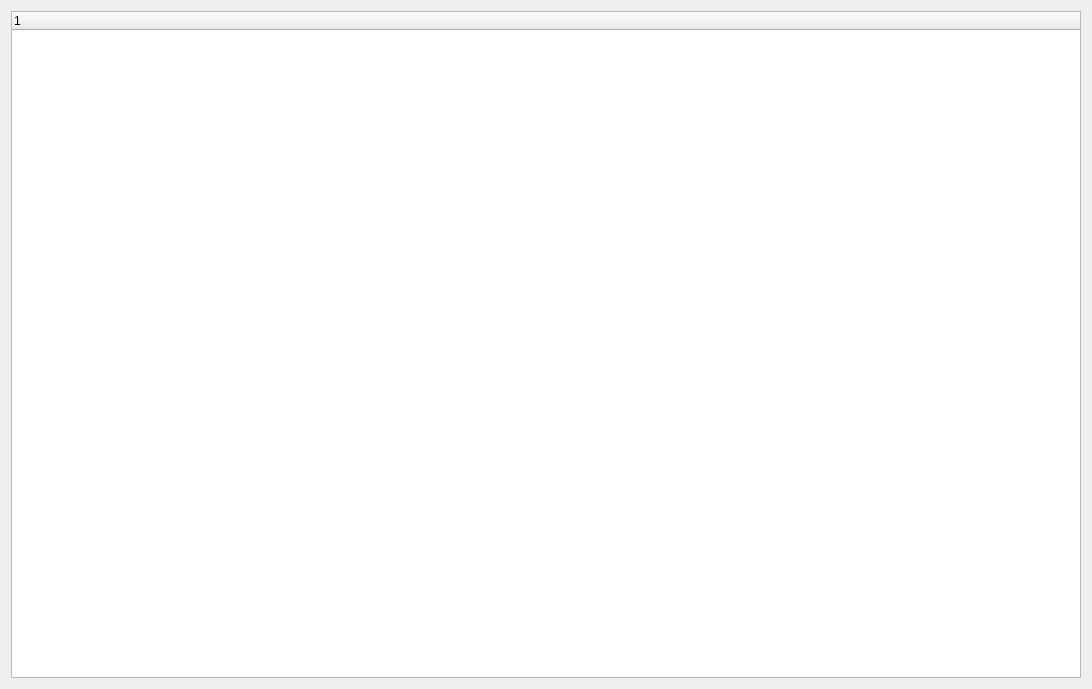
<?xml version="1.0" encoding="UTF-8"?>
<ui version="4.0">
 <class>DataReader</class>
 <widget class="QDialog" name="DataReader">
  <property name="geometry">
   <rect>
    <x>0</x>
    <y>0</y>
    <width>1092</width>
    <height>689</height>
   </rect>
  </property>
  <property name="windowTitle">
   <string>Ember által is értelmezhető alak</string>
  </property>
  <layout class="QVBoxLayout" name="verticalLayout">
   <item>
    <widget class="QTreeWidget" name="treeWidget">
     <property name="toolTip">
      <string>&lt;html&gt;&lt;head/&gt;&lt;body&gt;&lt;p&gt;Ha rákattintasz az egyik névre, akkor kihozza alá az összes kontaktját az adott névnek.&lt;/p&gt;&lt;/body&gt;&lt;/html&gt;</string>
     </property>
     <column>
      <property name="text">
       <string notr="true">1</string>
      </property>
     </column>
    </widget>
   </item>
  </layout>
 </widget>
 <resources/>
 <connections/>
</ui>
